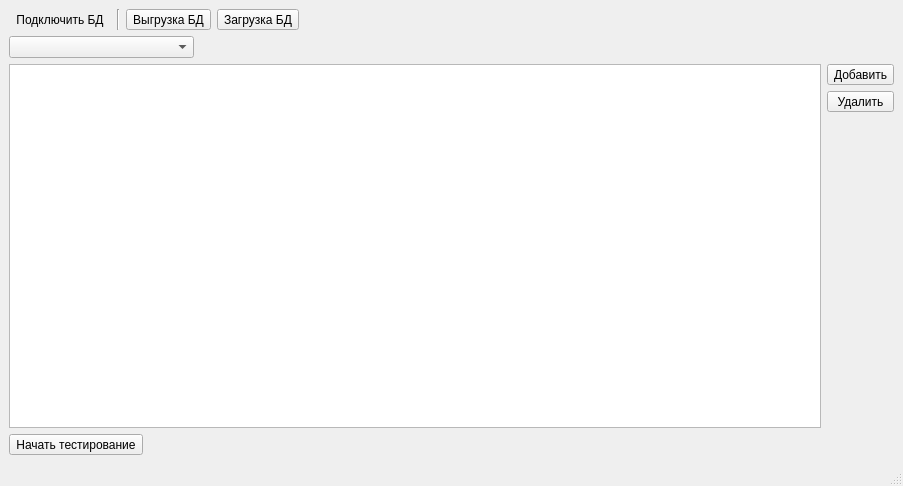
<?xml version="1.0" encoding="UTF-8"?>
<ui version="4.0">
 <class>MainWindow</class>
 <widget class="QMainWindow" name="MainWindow">
  <property name="geometry">
   <rect>
    <x>0</x>
    <y>0</y>
    <width>903</width>
    <height>486</height>
   </rect>
  </property>
  <property name="windowTitle">
   <string>QtStudyEnglish</string>
  </property>
  <widget class="QWidget" name="centralwidget">
   <property name="enabled">
    <bool>true</bool>
   </property>
   <property name="sizePolicy">
    <sizepolicy hsizetype="Expanding" vsizetype="Preferred">
     <horstretch>0</horstretch>
     <verstretch>0</verstretch>
    </sizepolicy>
   </property>
   <layout class="QVBoxLayout" name="verticalLayout_3">
    <item>
     <layout class="QHBoxLayout" name="hor_layout_btn">
      <item>
       <widget class="QToolButton" name="btn_connection">
        <property name="text">
         <string>Подключить БД</string>
        </property>
        <property name="icon">
         <iconset resource="res.qrc">
          <normaloff>:/resources/icons/data-server.png</normaloff>:/resources/icons/data-server.png</iconset>
        </property>
        <property name="iconSize">
         <size>
          <width>40</width>
          <height>40</height>
         </size>
        </property>
        <property name="toolButtonStyle">
         <enum>Qt::ToolButtonTextUnderIcon</enum>
        </property>
        <property name="autoRaise">
         <bool>true</bool>
        </property>
       </widget>
      </item>
      <item>
       <widget class="Line" name="line">
        <property name="orientation">
         <enum>Qt::Vertical</enum>
        </property>
       </widget>
      </item>
      <item>
       <widget class="QToolButton" name="toolButton_2">
        <property name="text">
         <string>Выгрузка БД</string>
        </property>
       </widget>
      </item>
      <item>
       <widget class="QToolButton" name="toolButton">
        <property name="text">
         <string>Загрузка БД</string>
        </property>
       </widget>
      </item>
      <item>
       <spacer name="horizontalSpacer">
        <property name="orientation">
         <enum>Qt::Horizontal</enum>
        </property>
        <property name="sizeHint" stdset="0">
         <size>
          <width>40</width>
          <height>20</height>
         </size>
        </property>
       </spacer>
      </item>
     </layout>
    </item>
    <item>
     <layout class="QHBoxLayout" name="horizontalLayout">
      <item>
       <widget class="QComboBox" name="comboBox"/>
      </item>
      <item>
       <spacer name="horizontalSpacer_2">
        <property name="orientation">
         <enum>Qt::Horizontal</enum>
        </property>
        <property name="sizeType">
         <enum>QSizePolicy::Fixed</enum>
        </property>
        <property name="sizeHint" stdset="0">
         <size>
          <width>700</width>
          <height>20</height>
         </size>
        </property>
       </spacer>
      </item>
     </layout>
    </item>
    <item>
     <layout class="QHBoxLayout" name="hor_layout_view">
      <item>
       <widget class="QTableView" name="word_view"/>
      </item>
      <item>
       <layout class="QVBoxLayout" name="verticalLayout">
        <item>
         <widget class="QToolButton" name="btn_addword">
          <property name="sizePolicy">
           <sizepolicy hsizetype="Preferred" vsizetype="Preferred">
            <horstretch>0</horstretch>
            <verstretch>0</verstretch>
           </sizepolicy>
          </property>
          <property name="text">
           <string>Добавить</string>
          </property>
         </widget>
        </item>
        <item>
         <widget class="QToolButton" name="toolButton_5">
          <property name="sizePolicy">
           <sizepolicy hsizetype="Preferred" vsizetype="Preferred">
            <horstretch>0</horstretch>
            <verstretch>0</verstretch>
           </sizepolicy>
          </property>
          <property name="text">
           <string>Удалить</string>
          </property>
         </widget>
        </item>
        <item>
         <spacer name="verticalSpacer">
          <property name="orientation">
           <enum>Qt::Vertical</enum>
          </property>
          <property name="sizeHint" stdset="0">
           <size>
            <width>20</width>
            <height>40</height>
           </size>
          </property>
         </spacer>
        </item>
        <item>
         <layout class="QVBoxLayout" name="verticalLayout_2"/>
        </item>
       </layout>
      </item>
     </layout>
    </item>
    <item>
     <widget class="QToolButton" name="toolButton_6">
      <property name="text">
       <string>Начать тестирование</string>
      </property>
     </widget>
    </item>
   </layout>
  </widget>
  <widget class="QStatusBar" name="statusBar"/>
 </widget>
 <resources>
  <include location="res.qrc"/>
 </resources>
 <connections/>
</ui>
